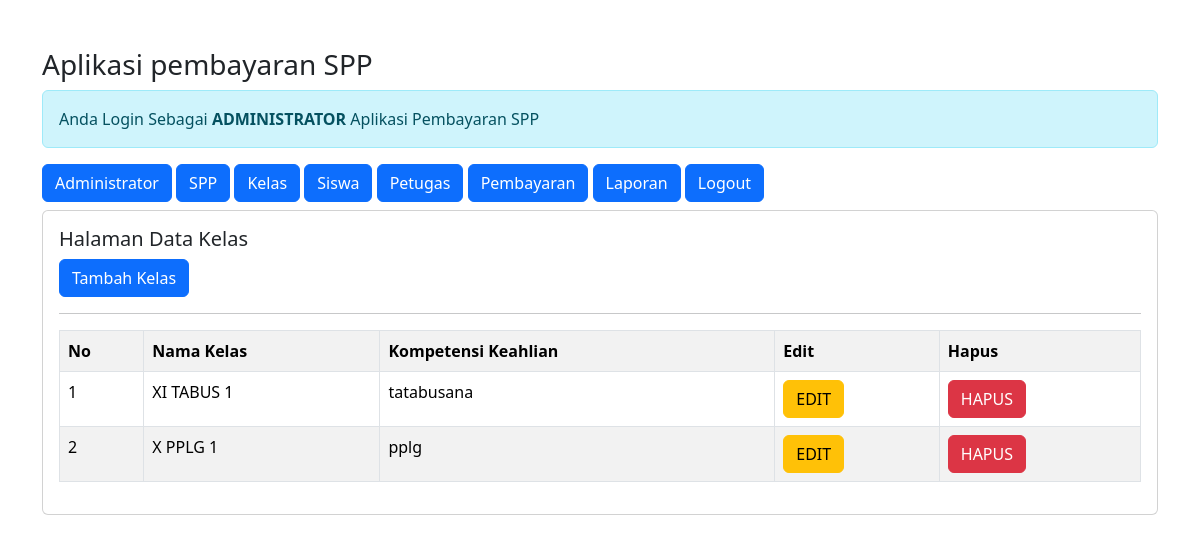
Before: /admin/admin.php?url=kelas (signed in) with the older database file.
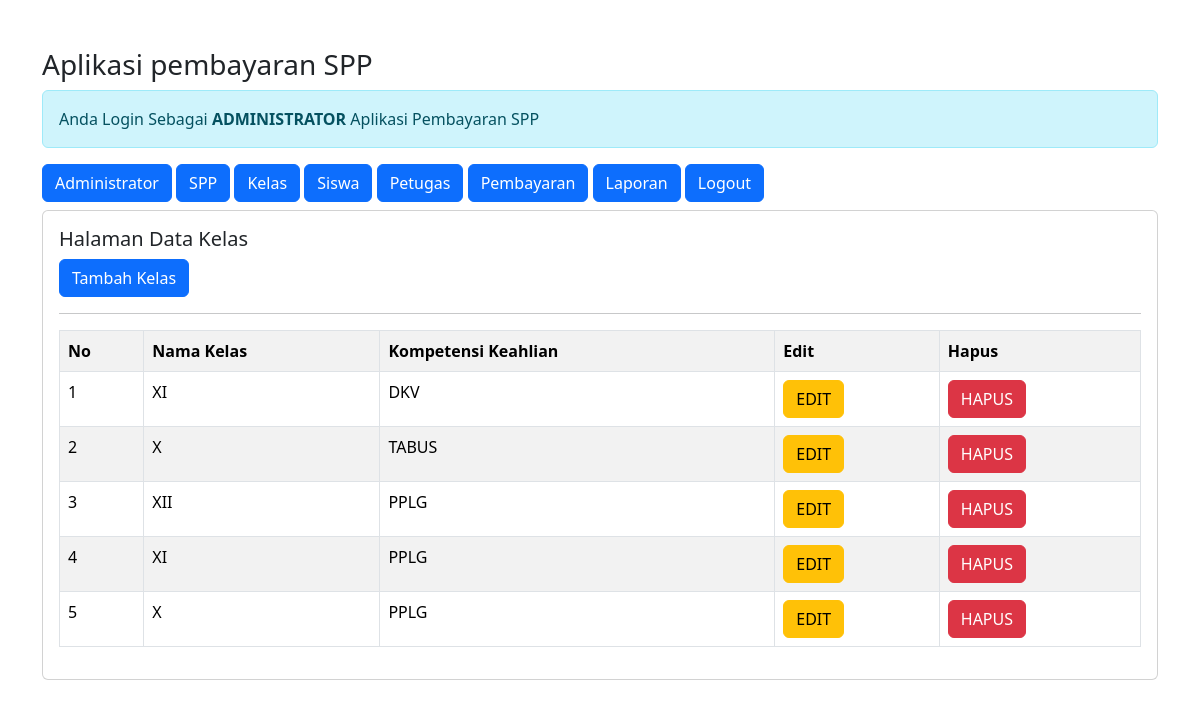
After: the same page with the newer database file.
### tables this page shows
CREATE TABLE `kelas` (
  `id_kelas` int(11) NOT NULL,
  `nama_kelas` varchar(10) NOT NULL,
  `kompetensi_keahlian` varchar(50) NOT NULL
);

### admin/kelas.php (the view)
<h5>Halaman Data Kelas</H5>
<a href="?url=tambah-kelas" class="btn btn-primary"> Tambah Kelas </a>
<hr>
<table class="table table-striped table-bordered">
    <tr class="fw-bold">
        <td>No</td>
        <td>Nama Kelas</td>
        <td>Kompetensi Keahlian</td>
        <td>Edit</td>
        <td>Hapus</td>
    </tr>
    <?php
    include'../koneksi.php';
    $no = 1;
    $sql = "SELECT*FROM kelas ORDER BY id_kelas DESC";
    $query = mysqli_query($koneksi, $sql);
    foreach($query as $data){ ?>
    <tr>
        <td><?= $no++; ?></td>
        <td><?= $data['nama_kelas'] ?></td>
        <td><?= $data['kompetensi_keahlian'] ?></td>
        <td>
            <a href="?url=edit-kelas&id_kelas=<?= $data['id_kelas'] ?>" class='btn btn-warning'>EDIT</a>
        </td>
        <td>
            <a onclick="return confirm ('apakah anda yakin ingin menghapus data')" href="?url=hapus-kelas&id_kelas=<?= $data['id_kelas'] ?>"
                class='btn btn-danger'>HAPUS</a>
        </td>
    </tr>
        <?php  }
    ?>
</table>

Changed rows visible on the page:
removed kelas: nama_kelas "X PPLG 1", kompetensi_keahlian "pplg"
added kelas: nama_kelas "XI", kompetensi_keahlian "DKV"
added kelas: nama_kelas "X", kompetensi_keahlian "TABUS"
added kelas: nama_kelas "XII", kompetensi_keahlian "PPLG"
added kelas: nama_kelas "XI", kompetensi_keahlian "PPLG"
changed kelas (number 5 of 5 on the later page): nama_kelas "XI TABUS 1" → "X"; kompetensi_keahlian "tatabusana" → "PPLG"
